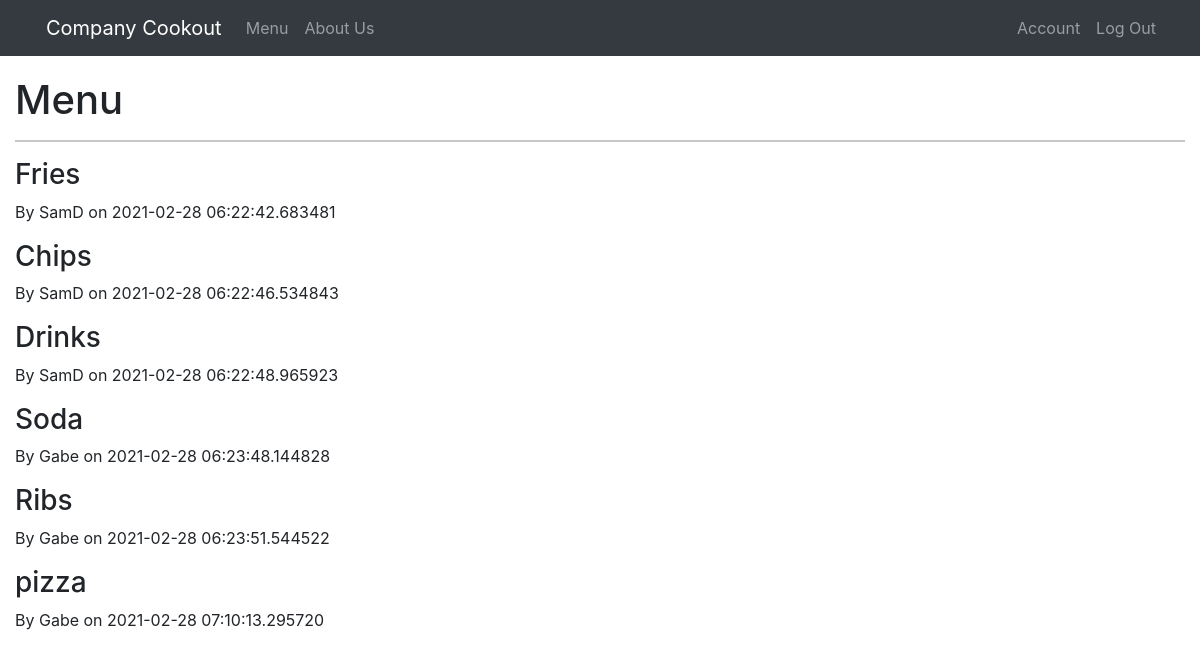
Page /menu (signed in) on the committed database.
### app/models.py (models this page shows, shortened)
class Item(db.Model, UserMixin):
    id = db.Column(db.Integer, primary_key=True, autoincrement=True)
    label = db.Column(db.String(30), nullable=False)
    date_added = db.Column(db.DateTime, nullable=False,
                           default=datetime.utcnow)
    employee_id = db.Column(db.Integer, db.ForeignKey(
        'employee.id'), nullable=False)
    employee = db.relationship("Employee", back_populates="items")

class Employee(db.Model, UserMixin):
    id = db.Column(db.Integer, primary_key=True)
    username = db.Column(db.String(30), unique=True, nullable=False)
    password = db.Column(db.String(60), nullable=False)
    items = db.relationship('Item', back_populates="employee")

### app/routes.py (the view)
@app.route('/menu')
def menu():
    items = Item.query.all()
    return render_template("menu.html", items=items)

### app/models.py (called while the page is built)
@login_manager.user_loader
def load_user(user_id):
    return Employee.query.get(int(user_id))

### app/templates/menu.html (shortened to what this page needs)
{% extends 'base.html' %}
{% block content %}
<div class="container-fluid">
    <h1>Menu</h1>
    <hr>
    {% for item in items %}
        <h3>{{ item.label }}</h3>
        <p>By {{ item.employee.username }} on {{ item.date_added }}</p>
    {% endfor %}
</div>
{% endblock %}

### app/static/main.css (style rules this page uses)
body { padding-bottom: 20px; }

### rows in the picture
Item: label "Fries", employee.username "SamD", date_added "2021-02-28 06:22:42.683481"
Item: label "Chips", employee.username "SamD", date_added "2021-02-28 06:22:46.534843"
Item: label "Drinks", employee.username "SamD", date_added "2021-02-28 06:22:48.965923"
Item: label "Soda", employee.username "Gabe", date_added "2021-02-28 06:23:48.144828"
Item: label "Ribs", employee.username "Gabe", date_added "2021-02-28 06:23:51.544522"
Item: label "pizza", employee.username "Gabe", date_added "2021-02-28 07:10:13.295720"
